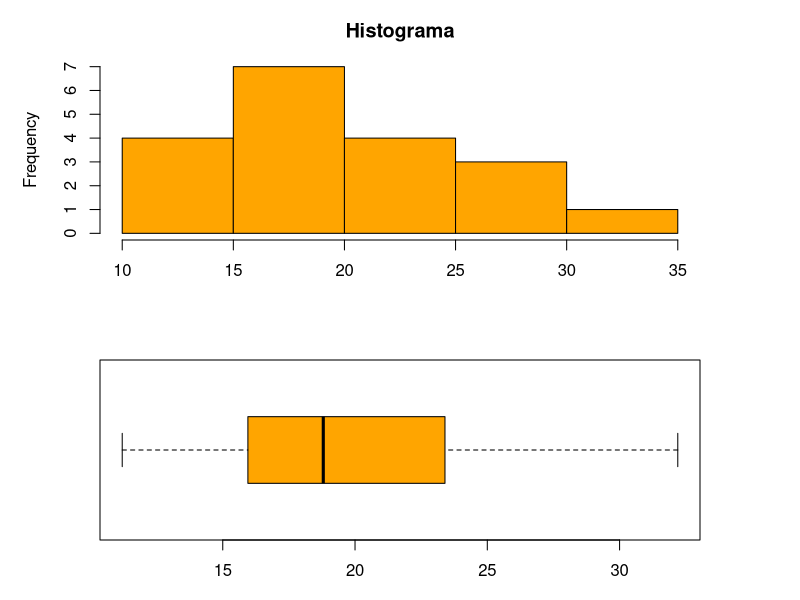

The R source for this figure:
xi=c(11.2,21.5,16.4,19.7,14.6,16.9,32.2,18.2,13.1,23.8,18.3,15.5,18.8,22.7,14.0,26,27.3,26,23)
par(mfrow=c(2,1),mar=c(3,5,3,5))
hist(xi,col='orange', breaks='Sturges',include.lowest=TRUE,right=FALSE,main='Histograma')
boxplot(xi, col="orange",horizontal = T)

